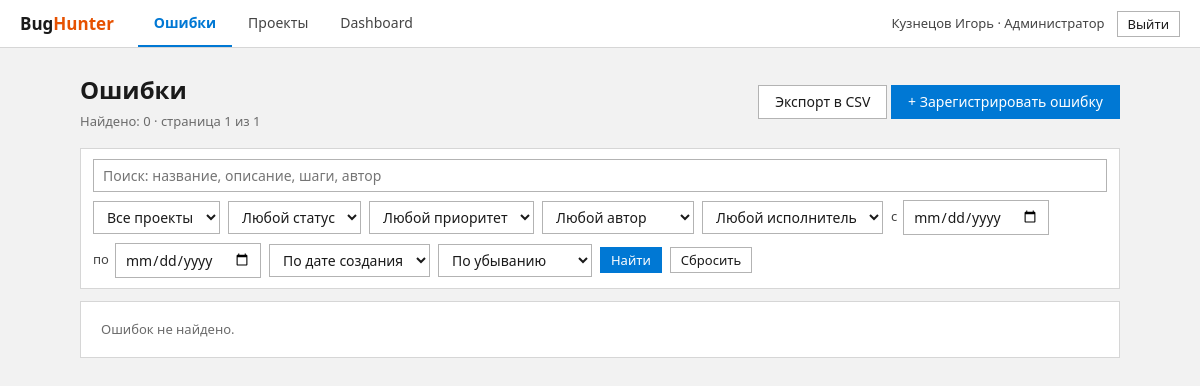
Page /bugs.php (signed in) on the earlier database version.
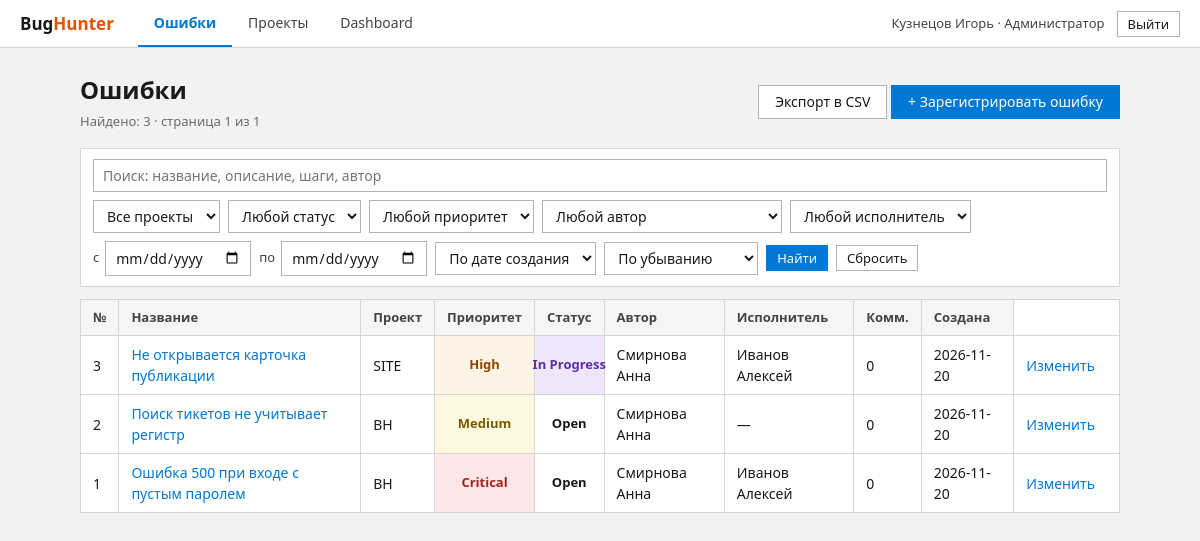
Same page on the later database version.
### tables this page shows
CREATE TABLE bugs (
    bug_id          INTEGER PRIMARY KEY AUTOINCREMENT,
    project_id      INTEGER NOT NULL REFERENCES projects (project_id),
    author_id       INTEGER NOT NULL REFERENCES users (user_id),
    assignee_id     INTEGER REFERENCES users (user_id) ON DELETE SET NULL,
    title           TEXT    NOT NULL CHECK (length(trim(title)) > 0),
    description     TEXT    NOT NULL DEFAULT '',
    steps           TEXT    NOT NULL DEFAULT '',
    expected_result TEXT    NOT NULL DEFAULT '',
    actual_result   TEXT    NOT NULL DEFAULT '',
    priority        TEXT    NOT NULL DEFAULT 'Medium'
                    CHECK (priority IN ('Critical', 'High', 'Medium', 'Low')),
    status          TEXT    NOT NULL DEFAULT 'Open'
                    CHECK (status IN ('Open', 'In Progress', 'Closed')),
    created_at      TEXT    NOT NULL DEFAULT CURRENT_TIMESTAMP
);

### search_lib.php (called while the page is built, shortened)
<?php
require_once __DIR__ . '/bugs_lib.php';
function parseFilters(array $get): array
{
    $f = [
        'q' => '', 'project' => 0, 'status' => '', 'priority' => '', 'author' => 0, 'assignee' => 0,
        'date_from' => '', 'date_to' => '', 'sort' => 'date', 'dir' => 'desc', 'page' => 1,
    ];
    $warn = [];
    $raw = static function (string $k) use ($get, &$warn): string {
        if (!isset($get[$k])) {
            return '';
        }
        if (!is_string($get[$k])) {
            $warn[] = "Параметр «{$k}» имеет неверный формат и проигнорирован.";
            return '';
        }
        return trim($get[$k]);
    };
    $int = static function (string $k) use ($raw, &$warn): int {
        $v = $raw($k);
        if ($v === '') {
            return 0;
        }
        if (!ctype_digit($v) || strlen($v) > 9) {
            $warn[] = "Параметр «{$k}» должен быть числом — значение проигнорировано.";
            return 0;
        }
        return (int) $v;
    };
    $date = static function (string $k) use ($raw, &$warn): string {
        $v = $raw($k);
        if ($v === '') {
            return '';
        }
        if (preg_match('/^(\d{4})-(\d{2})-(\d{2})$/', $v, $m) && checkdate((int) $m[2], (int) $m[3], (int) $m[1])) {
            return $v;
        }
        $warn[] = "Дата «{$k}» должна быть в формате ГГГГ-ММ-ДД — значение проигнорировано.";
        return '';
    };
    $q = $raw('q');
    $f['q'] = $q;
    $f['project']  = $int('project');
    $f['author']   = $int('author');
    $f['assignee'] = $int('assignee');
    $status = $raw('status');
    $priority = $raw('priority');
    $f['date_from'] = $date('date_from');
    $f['date_to']   = $date('date_to');
    $sort = $raw('sort');
    $dir = strtolower($raw('dir'));
    $page = $raw('page');
    return [$f, $warn];
}
function buildWhere(array $f): array
{
    $where = [];
    $params = [];
    return [$where ? ' WHERE ' . implode(' AND ', $where) : '', $params];
}

### config/database.php (called while the page is built, shortened)
<?php
function getPdo(): PDO
{
    static $pdo = null;
    if ($pdo === null) {
        $pdo = new PDO('sqlite:' . DB_PATH, null, null, [
            PDO::ATTR_ERRMODE            => PDO::ERRMODE_EXCEPTION,
            PDO::ATTR_DEFAULT_FETCH_MODE => PDO::FETCH_ASSOC,
        ]);
        $pdo->exec('PRAGMA foreign_keys = ON');
    }
    return $pdo;
}

### bugs.php (the view, shortened to what the changed rows need)
<?php
require __DIR__ . '/search_lib.php';
$me = requireLogin();
$pdo = getPdo();
[$f, $warnings] = parseFilters($_GET);
[$whereSql, $params] = buildWhere($f);
$sortExpr = SORT_COLUMNS[$f['sort']];
$dir = $f['dir'] === 'asc' ? 'ASC' : 'DESC';
$orderSql = " ORDER BY {$sortExpr} {$dir}, b.bug_id DESC";
$selectSql = "SELECT b.bug_id, b.title, b.priority, b.status, b.created_at, b.author_id, b.assignee_id,
                     (SELECT COUNT(*) FROM comments c WHERE c.bug_id = b.bug_id) AS comments_count,
                     p.code AS project_code, a.full_name AS author_name, s.full_name AS assignee_name "
           . BUGS_FROM_SQL . $whereSql . $orderSql;
$cnt = $pdo->prepare('SELECT COUNT(*) ' . BUGS_FROM_SQL . $whereSql);
$cnt->execute($params);
$total = (int) $cnt->fetchColumn();
$pages = max(1, (int) ceil($total / PER_PAGE));
$page = min($f['page'], $pages);
$offset = ($page - 1) * PER_PAGE;
$stmt = $pdo->prepare($selectSql . ' LIMIT :lim OFFSET :off');
$stmt->bindValue(':lim', PER_PAGE, PDO::PARAM_INT);
$stmt->bindValue(':off', $offset, PDO::PARAM_INT);
$stmt->execute();
$bugs = $stmt->fetchAll();
$hasActions = false;
foreach ($bugs as $b) {
    if (canEditBug($me, $b)) {
        $hasActions = true;
        break;
    }
}
pageHeader('Ошибки');
?>
<div class="page-head">
    <div>
        <h1>Ошибки</h1>
        <div class="muted">Найдено: <?= $total ?> · страница <?= $page ?> из <?= $pages ?></div>
    </div>
    <div>
    </div>
</div>
<form class="filters" method="GET" action="bugs.php">
    <input type="text" name="q" value="<?= h($f['q']) ?>" maxlength="100" placeholder="Поиск: название, описание, шаги, автор" class="f-wide">
    <select name="project">
    </select>
    <select name="status">
    </select>
    <select name="priority">
    </select>
    <select name="author">
    </select>
    <select name="assignee">
    </select>
    <label class="f-label">с <input type="date" name="date_from" value="<?= h($f['date_from']) ?>"></label>
    <label class="f-label">по <input type="date" name="date_to" value="<?= h($f['date_to']) ?>"></label>
    <select name="sort">
    </select>
    <select name="dir">
    </select>
    <button type="submit" class="btn-sm">Найти</button>
    <a class="btn btn-light btn-sm" href="bugs.php">Сбросить</a>
</form>
<?php if ($bugs === []): ?>
    <div class="card muted">Ошибок не найдено<?= $f['q'] !== '' ? ' по запросу «' . h($f['q']) . '»' : '' ?>.</div>
<?php else: ?>
<table class="table">
    <tr>
        <th>№</th><th>Название</th><th>Проект</th><th>Приоритет</th>
        <th>Статус</th><th>Автор</th><th>Исполнитель</th><th>Комм.</th><th>Создана</th>
    </tr>
    <?php foreach ($bugs as $b): ?>
    <tr>
        <td><?= (int) $b['bug_id'] ?></td>
        <td><a href="bug_view.php?id=<?= (int) $b['bug_id'] ?>"><?= h($b['title']) ?></a></td>
        <td><?= h($b['project_code']) ?></td>
        <td><?= priorityBadge($b['priority']) ?></td>
        <td><?= statusBadge($b['status']) ?></td>
        <td><?= h($b['author_name']) ?></td>
        <td><?= h($b['assignee_name'] ?? '—') ?></td>
        <td><?= (int) $b['comments_count'] ?></td>
        <td><?= h(substr((string) $b['created_at'], 0, 10)) ?></td>
        <?php if ($hasActions): ?>
            <td class="actions">
                <?php if (canEditBug($me, $b)): ?>
                    <a href="bug_edit.php?id=<?= (int) $b['bug_id'] ?>">Изменить</a>
                <?php endif; ?>
            </td>
        <?php endif; ?>
    </tr>
    <?php endforeach; ?>
</table>
<?php endif; ?>

### bugs_lib.php (shortened to what the changed rows need)
<?php
function priorityBadge(string $p): string
{
    return '<span class="badge p-' . h($p) . '">' . h($p) . '</span>';
}
function statusBadge(string $s): string
{
    return '<span class="badge s-' . h(str_replace(' ', '-', $s)) . '">' . h($s) . '</span>';
}
function canEditBug(array $user, array $bug): bool
{
    $uid = (int) $user['user_id'];
    return $user['role'] === 'admin'
        || (int) $bug['author_id'] === $uid
        || ($bug['assignee_id'] !== null && (int) $bug['assignee_id'] === $uid);
}
    ?>

Differences in the rows shown:
now on this page (row edited): bugs: bug_id "3", title "Не открывается карточка публикации", project_code "SITE", priority "High", status "In Progress", author_name "Смирнова Анна", assignee_name "Иванов Алексей", comments_count "0", created_at "2026-11-20"
now on this page (row edited): bugs: bug_id "2", title "Поиск тикетов не учитывает регистр", project_code "BH", priority "Medium", status "Open", author_name "Смирнова Анна", assignee_name "—", comments_count "0", created_at "2026-11-20"
now on this page (row edited): bugs: bug_id "1", title "Ошибка 500 при входе с пустым паролем", project_code "BH", priority "Critical", status "Open", author_name "Смирнова Анна", assignee_name "Иванов Алексей", comments_count "0", created_at "2026-11-20"
Other differences:
$total: "0" → "3"
text no longer shown: "Ошибок не найдено ."
text now shown: "№ Название Проект Приоритет Статус Автор Исполнитель Комм. Создана"
